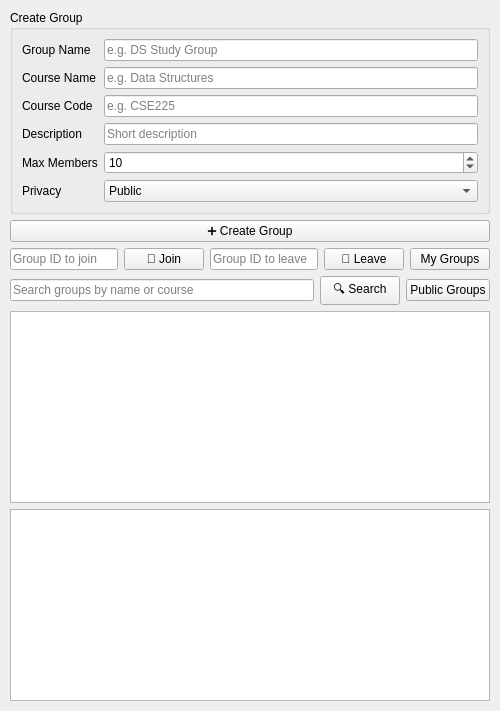
          <widget class="QWidget" name="tabStudentGroups"><attribute name="title"><string>👥 Groups</string></attribute>
           <layout class="QVBoxLayout"><property name="margin"><number>10</number></property>
            <item>
             <widget class="QGroupBox"><property name="title"><string>Create Group</string></property>
              <layout class="QGridLayout">
               <item row="0" column="0"><widget class="QLabel"><property name="text"><string>Group Name</string></property></widget></item>
               <item row="0" column="1"><widget class="QLineEdit" name="txtGroupName"><property name="placeholderText"><string>e.g. DS Study Group</string></property></widget></item>
               <item row="1" column="0"><widget class="QLabel"><property name="text"><string>Course Name</string></property></widget></item>
               <item row="1" column="1"><widget class="QLineEdit" name="txtCourseName"><property name="placeholderText"><string>e.g. Data Structures</string></property></widget></item>
               <item row="2" column="0"><widget class="QLabel"><property name="text"><string>Course Code</string></property></widget></item>
               <item row="2" column="1"><widget class="QLineEdit" name="txtCourseCode"><property name="placeholderText"><string>e.g. CSE225</string></property></widget></item>
               <item row="3" column="0"><widget class="QLabel"><property name="text"><string>Description</string></property></widget></item>
               <item row="3" column="1"><widget class="QLineEdit" name="txtGroupDesc"><property name="placeholderText"><string>Short description</string></property></widget></item>
               <item row="4" column="0"><widget class="QLabel"><property name="text"><string>Max Members</string></property></widget></item>
               <item row="4" column="1"><widget class="QSpinBox" name="spnMaxMembers"><property name="minimum"><number>2</number></property><property name="maximum"><number>50</number></property><property name="value"><number>10</number></property></widget></item>
               <item row="5" column="0"><widget class="QLabel"><property name="text"><string>Privacy</string></property></widget></item>
               <item row="5" column="1"><widget class="QComboBox" name="cmbPrivacy"><item><property name="text"><string>Public</string></property></item><item><property name="text"><string>Private</string></property></item></widget></item>
              </layout>
             </widget>
            </item>
            <item><widget class="QPushButton" name="btnCreateGroup"><property name="text"><string>➕ Create Group</string></property></widget></item>
            <item>
             <layout class="QHBoxLayout">
              <item><widget class="QLineEdit" name="txtJoinGroupId"><property name="placeholderText"><string>Group ID to join</string></property></widget></item>
              <item><widget class="QPushButton" name="btnJoinGroup"><property name="text"><string>🔗 Join</string></property></widget></item>
              <item><widget class="QLineEdit" name="txtLeaveGroupId"><property name="placeholderText"><string>Group ID to leave</string></property></widget></item>
              <item><widget class="QPushButton" name="btnLeaveGroup"><property name="text"><string>🚪 Leave</string></property></widget></item>
              <item><widget class="QPushButton" name="btnViewMyGroups"><property name="text"><string>My Groups</string></property></widget></item>
             </layout>
            </item>
            <item>
             <layout class="QHBoxLayout">
              <item><widget class="QLineEdit" name="txtSearchGroup"><property name="placeholderText"><string>Search groups by name or course</string></property></widget></item>
              <item><widget class="QPushButton" name="btnSearchGroups"><property name="text"><string>🔍 Search</string></property></widget></item>
              <item><widget class="QPushButton" name="btnViewPublicGroups"><property name="text"><string>Public Groups</string></property></widget></item>
             </layout>
            </item>
            <item><widget class="QListWidget" name="listMyGroups"/></item>
            <item><widget class="QListWidget" name="listGroupSearch"/></item>
           </layout>
          </widget>
